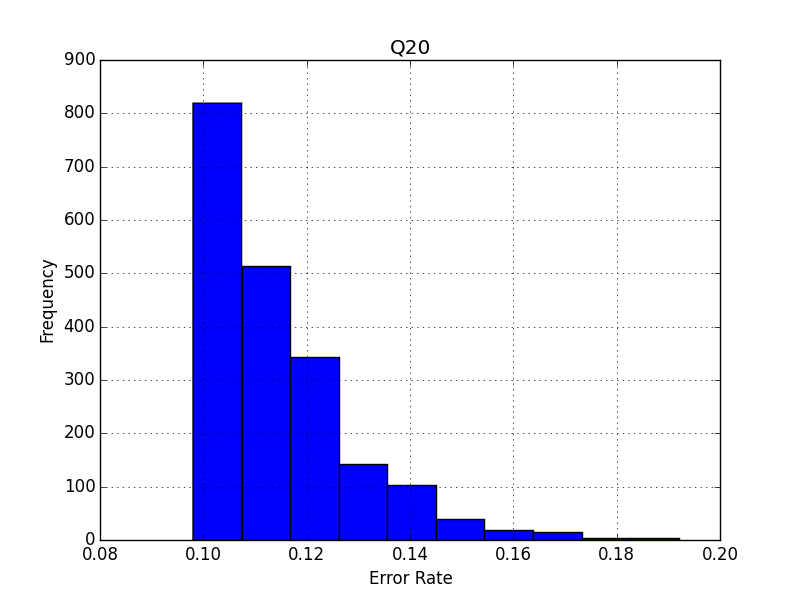

Source code (Python):
import numpy as np
import random as rd
import time
import matplotlib.pyplot as plt

def pocketAlgorithm(x, y, arr, eta, haltUp):
    oW = pW = np.zeros(len(x[0]), dtype=np.float)
    update = pocErr = oriErr = 0.0
    while update < haltUp:
        for i in arr:
            sign = 1.0 if np.dot(x[i], oW) > 0 else -1.0
            if sign != y[i]:
                oW = oW + eta * y[i] * x[i]
                oriErr = errRate(x, y, oW)
                if pocErr == 0:
                    pocErr = errRate(x, y, pW)
                update += 1.0
                if pocErr > oriErr:
                    pW = oW
                    pocErr = oriErr
                if update == haltUp:
                    break
    return (oW, pW)

def randomSeedPoc(xTrain, yTrain, xTest, yTest, eta, haltUp, ranTimes, usePocket):
    sumPocNum = 0.0
    arr = list(range(len(xTrain)))
    errList = []
    for times in range(ranTimes):
        rd.shuffle(arr)
        (originW, pocketW) = pocketAlgorithm(xTrain, yTrain, arr, eta, haltUp)
        if usePocket:
            err = errRate(xTest, yTest, pocketW)
            sumPocNum += err
            errList.append(err)
        else:
            err = errRate(xTest, yTest, originW)
            sumPocNum += err
            errList.append(err)
    return (sumPocNum / ranTimes, np.array(errList))

def errRate(x, y, w):
    yS = np.dot(x, w)
    yS[yS <= 0] = -1.0
    yS[yS > 0] = 1.0
    yErr = yS[yS != y]
    errCount = yErr.shape[0]
    return float(errCount) / len(y)

def plotHist(x, xLabel, yLabel, title, width, isFloat):
    plt.title(str(title))
    plt.xlabel(str(xLabel))
    plt.ylabel(str(yLabel))
    if isFloat:
        plt.hist(x)
    else:
        freq = np.bincount(x)
        freqIndex = np.nonzero(freq)[0]
        plt.bar(freqIndex, freq[freqIndex], width)
    plt.grid(True)
    plt.draw()
    plt.savefig(title)
    plt.close()

def main():
    TRAIN18_FILE = "ntumlone%2Fhw1%2Fhw1_18_train.dat"
    TEST18_FILE = "ntumlone%2Fhw1%2Fhw1_18_test.dat"

    TRAIN18_DATA = np.loadtxt(TRAIN18_FILE, dtype=np.float)
    x18 = np.column_stack((np.ones(TRAIN18_DATA.shape[0]), TRAIN18_DATA[:, 0:(TRAIN18_DATA.shape[1] - 1)]))
    y18 = TRAIN18_DATA[:, (TRAIN18_DATA.shape[1] - 1)]

    TEST18_DATA = np.loadtxt(TEST18_FILE, dtype=np.float)
    a = np.column_stack((np.ones(TEST18_DATA.shape[0]), TEST18_DATA[:, 0:(TEST18_DATA.shape[1] - 1)]))
    b = TEST18_DATA[:, (TEST18_DATA.shape[1] - 1)]

    print "====================================="
    t10 = time.time()
    (aveErr20, errHistQ20) = randomSeedPoc(x18, y18, a, b, 1.0, 100, 2000, True)
    plotHist(errHistQ20, "Error Rate", "Frequency", "Q20", 0.01, True)
    t11 = time.time()
    print "Question 20: ", aveErr20
    print "-------------------------------------"
    print "Q20 costs ", t11 - t10, ' seconds'
    print "====================================="

if __name__ == '__main__':
    main()